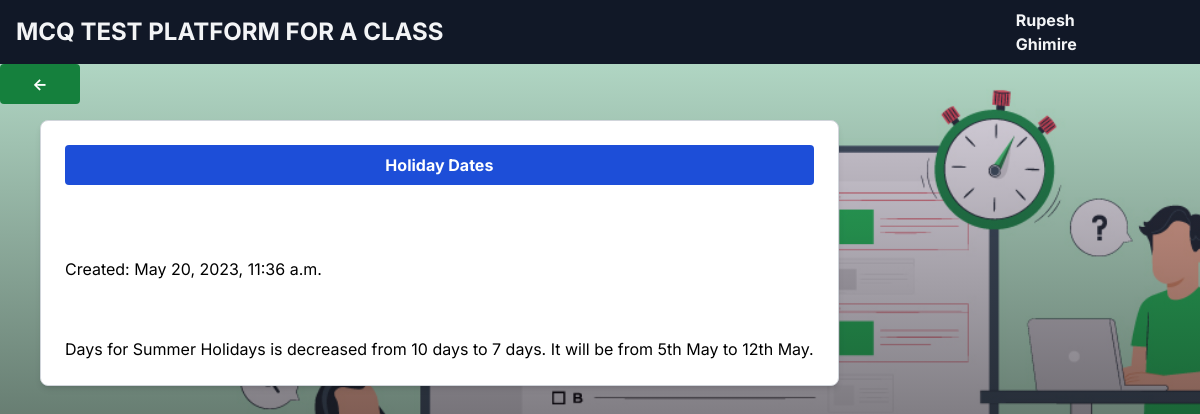
The app's page /notice/2 (signed in) with its own data.
### base/models.py (models this page shows, shortened)
class User(AbstractUser):
    name = models.CharField(max_length=200, null=True)
    email = models.EmailField(unique=True, null=True)
    username = models.CharField(max_length=200, unique=True, null=True)
    bio = models.TextField(null=True,blank=True)
    marks = models.IntegerField(default=0)
    is_teacher = models.BooleanField(default=False)
    attempted = models.BooleanField(default=False)
    USERNAME_FIELD = 'email'
    REQUIRED_FIELDS = ['username']

class NoticeBoard(models.Model):
    title = models.CharField(max_length=50,default="Title")
    notice = models.CharField(max_length = 1500,blank=True, default=" ")
    created_at = models.DateTimeField(auto_now_add=True)
    updated_at = models.DateTimeField(auto_now=True)

### base/views.py (the view)
# urls.py: path('notice/<int:id>',views.notice,name='noticeX'),
@login_required
def notice(request,id):
    notice = NoticeBoard.objects.get(id=id)
    return render(request,'base/notice.html', {'notice':notice})

### base/templates/base/notice.html (shortened to what this page needs)
{% extends 'base.html' %}
{% block content %}
<div class="bg-green-700 justify-center items-center text-white w-20 font-bold py-2 px-4 rounded flex items-center"><a href="javascript:history.back()"> <- </a></div>
<div class="ml-10 mt-4 border border-gray-300 rounded p-4 flex flex-col gap-4 w-160 bg-white p-6 rounded-lg shadow-md">
	<h1 class="bg-blue-700 justify-center items-center text-white font-bold py-2 px-4 rounded flex items-center">{{notice.title}}</h1>
<br>
<p>
   <div>
   Created: {{notice.created_at}}
</div>
</p>
<br>
{{notice.notice}}
</div>
{% endblock %}

### templates/base.html (shortened to what this page needs)
{% load static %}
<!DOCTYPE html>
<html lang="en">
  <head>
    <link rel="stylesheet" type="text/css" href="{% static 'css/base.css' %}" />
    <link
      rel="stylesheet"
      href="https://use.fontawesome.com/releases/v5.0.8/css/all.css"
    />
    <script src="https://cdn.tailwindcss.com"></script>
  </head>
  <body
    style="
      background: linear-gradient(
          0deg,
          rgba(5, 5, 5, 0.9),
          rgba(66, 4, 126, 0.1)
        ),
        url('{% static 'images/background.png' %}');
      background-repeat: no-repeat;
      background-size: cover;
      background-attachment: fixed;
    "
    class="min-h-screen flex flex-col items-start justify-start"
  >
    <nav class="w-full fixed">
      <div class="bg-gray-900 text-gray-100 h-16 flex items-center">
        <a
          class="p-4 container mx-auto text-2xl font-bold uppercase"
          href="{% url 'homepage' %}"
          >MCQ Test Platform for a Class</a
        >
        <div class="mr-20">
          <b>
          {% if request.user.is_authenticated %}
          {{ request.user.name }}
          {% endif %}
          </b>
        </div>
      </div>
    </nav>
    <main class="mt-16">{% block content %} {% endblock %}</main>
  </body>
</html>

### records on screen
User: user.name "Rupesh Ghimire"
NoticeBoard: title "Holiday Dates", created_at "May 20, 2023, 11:36 a.m.", notice "Days for Summer Holidays is decreased from 10 days to 7 days. It will be from 5th May to 12th May."
